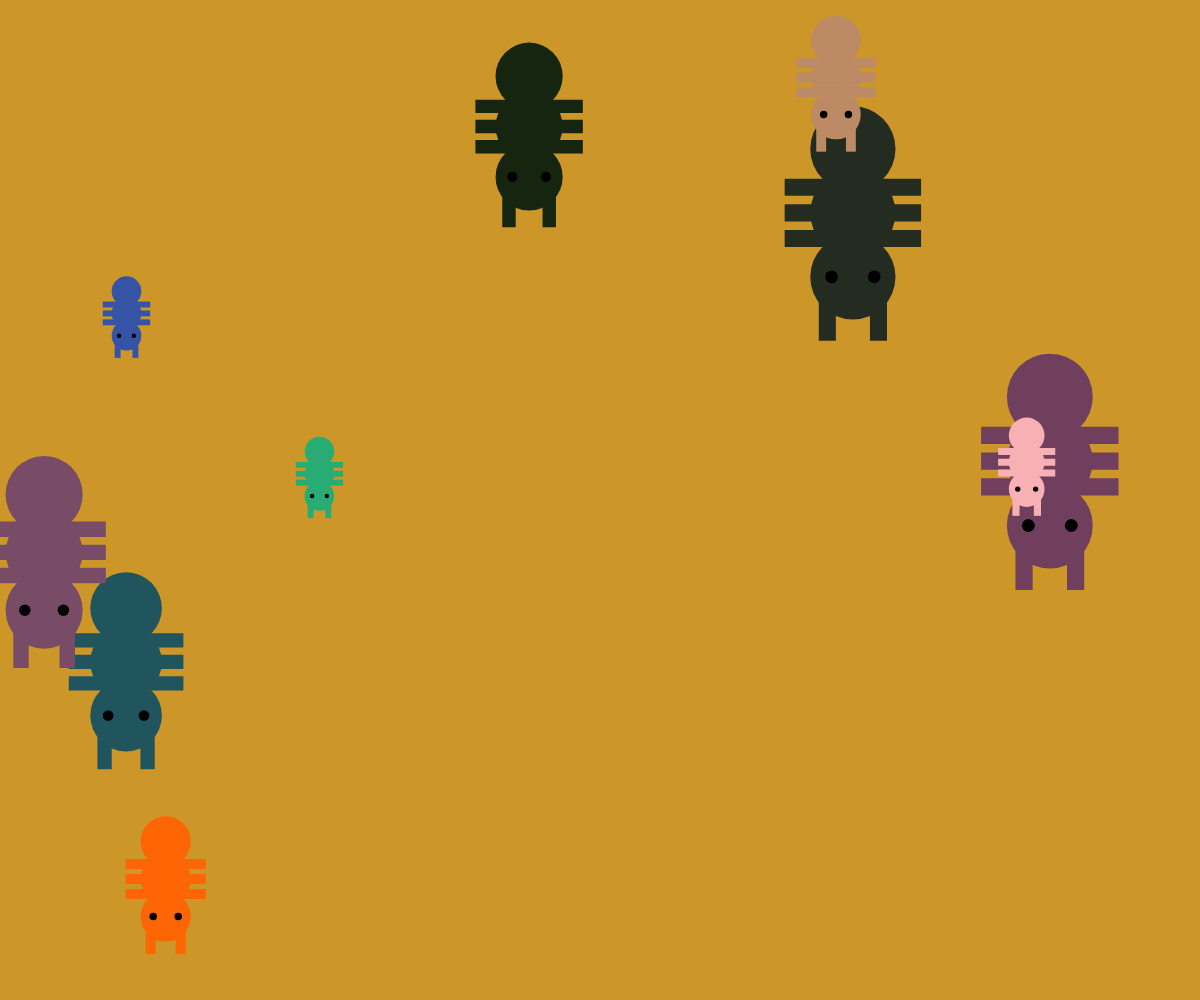
Frame 1 (no input)
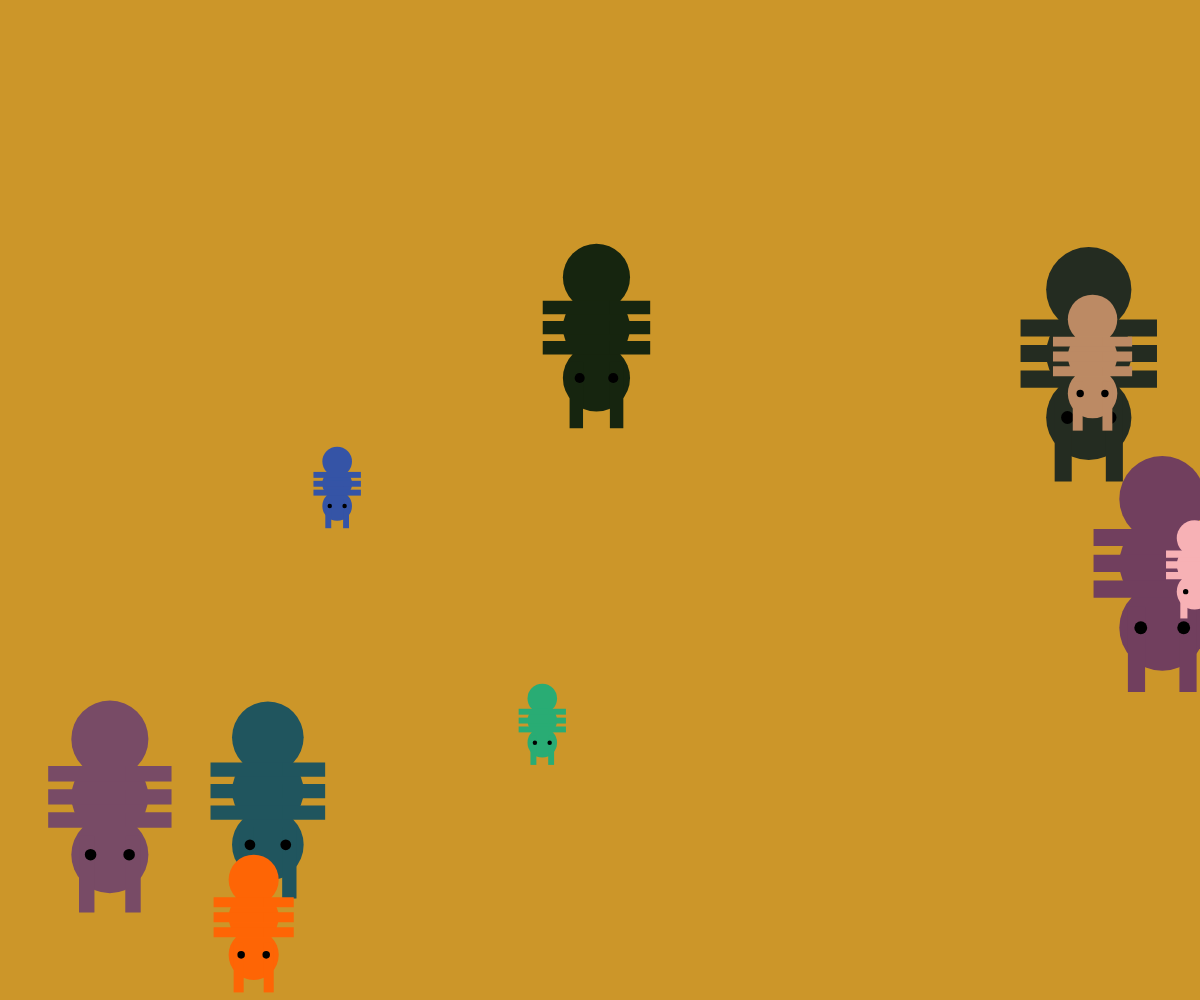
Frame 60 (no input)
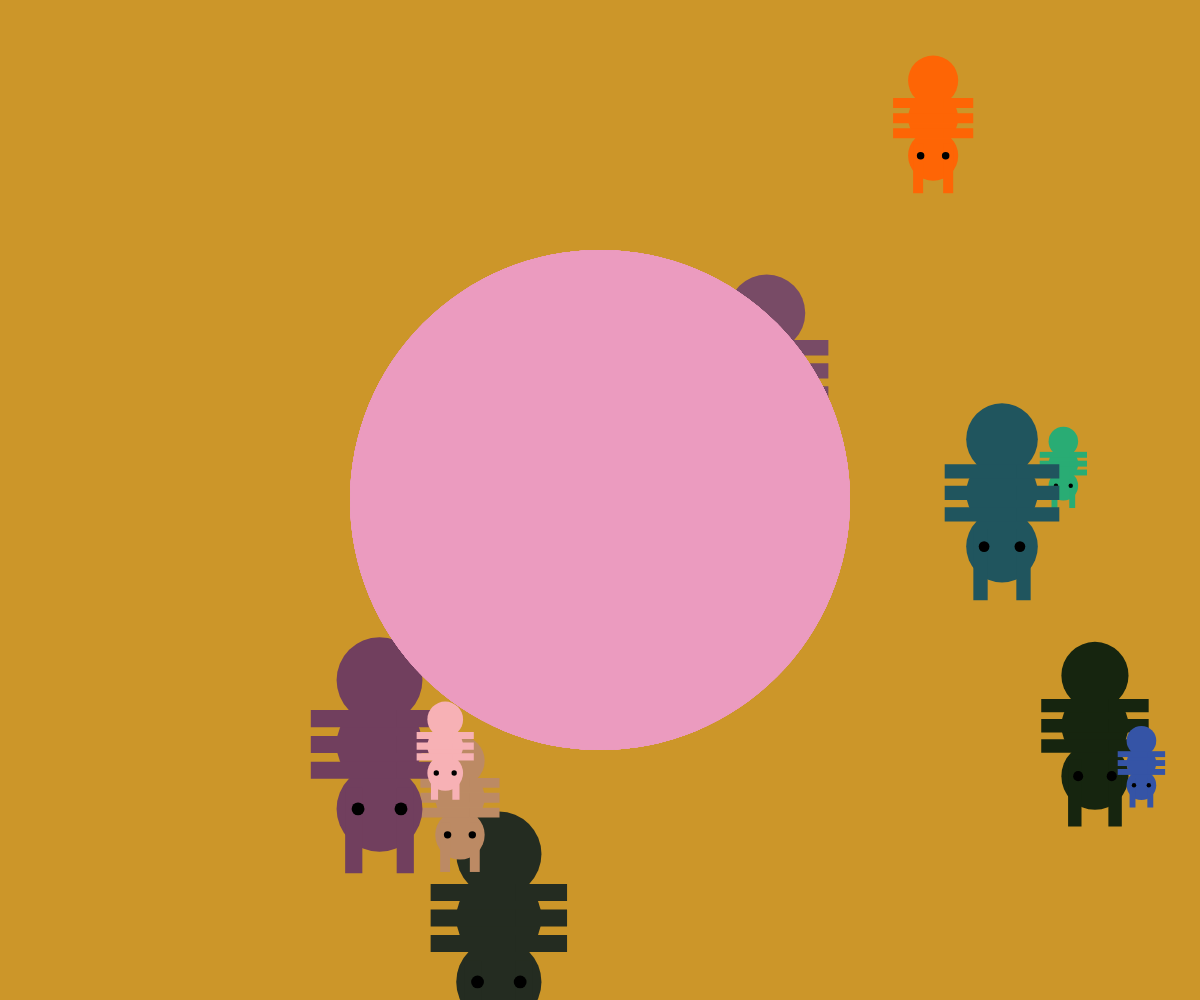
Frame 120 (the mouse pressed at the canvas centre since frame 60)

The p5.js sketch that drew these frames (run headless with seeded random() and noise() and a simulated clock; from frame 60 on, the mouse is pressed at the canvas centre):

// p5.js sketch
// ── sketch.js
let creature1;
let creature2;
let creature3;
let creature4;
let creature5;
let creature6;
let creature7;
let creature8;
let creature9;
let creature10;

function setup() {
	colorMode(HSB);
	rectMode(CENTER);
	angleMode(DEGREES);
	createCanvas(windowWidth, windowHeight);
	background(40, 70, 60);
	
	//create the 10 ants/creatures
	//order of creature variables: cX, cY, cXVel, cYVel, cSize, screenX, screenY
	creature1 = new Creature(random(10, width - 10), random(10, height - 10), random(1, 5), random(1, 5), random(75, 300), width, height);
	creature2 = new Creature(random(10, width - 10), random(10, height - 10), random(1, 5), random(1, 5), random(75, 300), width, height);
	creature3 = new Creature(random(10, width - 10), random(10, height - 10), random(1, 5), random(1, 5), random(75, 300), width, height);
	creature4 = new Creature(random(10, width - 10), random(10, height - 10), random(1, 5), random(1, 5), random(75, 300), width, height);
	creature5 = new Creature(random(10, width - 10), random(10, height - 10), random(1, 5), random(1, 5), random(75, 300), width, height);
	creature6 = new Creature(random(10, width - 10), random(10, height - 10), random(1, 5), random(1, 5), random(75, 300), width, height);
	creature7 = new Creature(random(10, width - 10), random(10, height - 10), random(1, 5), random(1, 5), random(75, 300), width, height);
	creature8 = new Creature(random(10, width - 10), random(10, height - 10), random(1, 5), random(1, 5), random(75, 300), width, height);
	creature9 = new Creature(random(10, width - 10), random(10, height - 10), random(1, 5), random(1, 5), random(75, 300), width, height);
	creature10 = new Creature(random(10, width - 10), random(10, height - 10), random(1, 5), random(1, 5), random(75, 300), width, height);
	
}

function draw() {
	//redraw the background so the creatures are animated
	background(40, 80, 80);
	
	//create all ten creatures on the canvas
	creature1.drawCreature();
	creature2.drawCreature();
	creature3.drawCreature();
	creature4.drawCreature();
	creature5.drawCreature();
	creature6.drawCreature();
	creature7.drawCreature();
	creature8.drawCreature();
	creature9.drawCreature();
	creature10.drawCreature();
	
	//set the creatures moving
	creature1.moveCreature();
	creature2.moveCreature();
	creature3.moveCreature();
	creature4.moveCreature();
	creature5.moveCreature();
	creature6.moveCreature();
	creature7.moveCreature();
	creature8.moveCreature();
	creature9.moveCreature();
	creature10.moveCreature();
	
	//set some of the creatures to react when the mouse comes near them
	creature1.botherCreature();
	creature2.annoyCreature();
	creature4.botherCreature();
	creature5.annoyCreature();
	creature7.botherCreature();
	creature8.annoyCreature();
	
	//set all of the creatures to react when the user clicks
	creature1.scareCreature();
	creature2.scareCreature();
	creature3.scareCreature();
	creature4.scareCreature();
	creature5.scareCreature();
	creature6.scareCreature();
	creature7.scareCreature();
	creature8.scareCreature();
	creature9.scareCreature();
	creature10.scareCreature();
	
	//make sure that if any creature is pushed off the canvas, draw them back somewhere visible to the user
	creature1.redrawCreature();
	creature2.redrawCreature();
	creature3.redrawCreature();
	creature4.redrawCreature();
	creature5.redrawCreature();
	creature6.redrawCreature();
	creature7.redrawCreature();
	creature8.redrawCreature();
	creature9.redrawCreature();
	creature10.redrawCreature();
}



//create the Creature class
class Creature {
	constructor(cX, cY, cXVel, cYVel, cSize, screenX, screenY){
		//enter the x,y position of the creature
		this.x = cX;
		this.y = cY;
		//enter the size of the creature's body parts
		this.size = cSize;
		//generate random colors for the creature
		this.hue = random(0, 360);
		this.sat = random(0, 100);
		this.bri = random(0, 100);
		//enter the velocity of the creature along x and y
		this.xVel = cXVel;
		this.yVel = cYVel;
		//enter the size of the display
		this.screenX = screenX;
		this.screenY = screenY;
	}
	
	//function to draw the various body parts of the creature in relation to each other
	drawCreature(){
		noStroke();
		fill(this.hue, this.sat, this.bri);
		ellipse(this.x, this.y, this.size/3);
		ellipse(this.x, this.y + this.size/4, this.size/3);
		ellipse(this.x, this.y - this.size/4, this.size/3);
		
		rect(this.x + this.size/10, this.y, this.size/3, this.size/15);
		rect(this.x + this.size/10, this.y + this.size/10, this.size/3, this.size/15);
		rect(this.x + this.size/10, this.y - this.size/10, this.size/3, this.size/15);
		
		rect(this.x - this.size/10, this.y, this.size/3, this.size/15);
		rect(this.x - this.size/10, this.y + this.size/10, this.size/3, this.size/15);
		rect(this.x - this.size/10, this.y - this.size/10, this.size/3, this.size/15);
		
		rect(this.x + this.size/10, this.y + this.size/3, this.size/15, this.size/3);
		rect(this.x - this.size/10, this.y + this.size/3, this.size/15, this.size/3);
		
		fill(0, 0, 0);
		ellipse(this.x + this.size/12, this.y + this.size/4, this.size/20);
		ellipse(this.x - this.size/12, this.y + this.size/4, this.size/20);
	}
	
	//function to move the creature regularly across the canvas
	//without it going outside the bounds of the canvas
	moveCreature(){
		this.x += this.xVel;
		this.y += this.yVel;
		
		if(this.x <= 0 || this.x >= this.screenX){
			this.xVel *= -1;
		}
		
		if(this.y <= 0 || this.y >= this.screenY){
			this.yVel *= -1;
		}
	}
	
	//function that causes the creature to react to the mouse
	botherCreature(){
		let cDist = dist(this.x, this.y, mouseX, mouseY);
		
		if(cDist <= this.size){
			this.x += 10;
			this.y -= 10;
		}
	}
	
	//second function that causes the creature to react to the mouse
	annoyCreature(){
		let cDist = dist(this.x, this.y, mouseX, mouseY);
		
		if(cDist <= this.size){
			this.x -= 10;
			this.y += 10;
		}
	}
	
	//function that changes the creature's x and y positions if they ever go too far off the screen
	redrawCreature(){
		if(this.x > this.screenX + 100 || this.y > this.screenY + 100){
			this.x = random(0, this.screenX);
			this.y = random(0, this.screenY);
		}
		if(this.x < -100 || this.y < -100){
			this.x = random(0, this.screenX);
			this.y = random(0, this.screenY);
		}
	}
	
	//function that causes the creature to react as if poked when the user clicks
	scareCreature(){
		if(mouseIsPressed){
			noStroke();
			fill(333, 34, 92);
			ellipse(mouseX, mouseY, 500);
			
			if(this.xVel > 0){
				this.x += 10;
			}
			else{
				this.x += -10;
			}
			
			if(this.yVel > 0){
				this.y += 10;
			}
			else{
				this.y += -10;
			}
			
		}
	}
}
